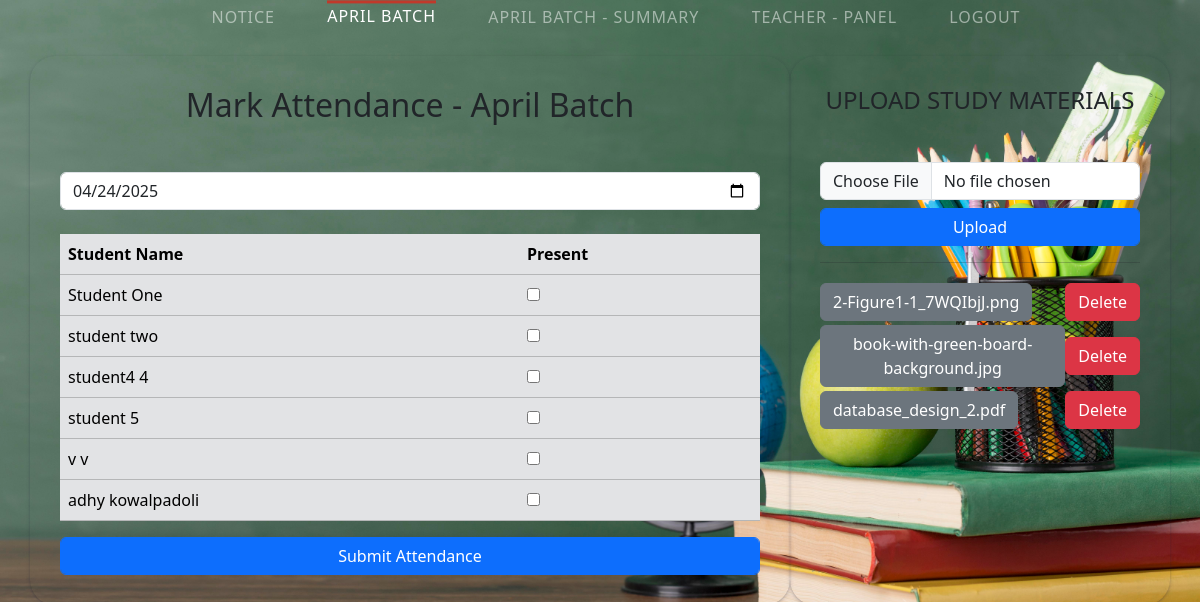
The app's page /mark_attendance/5/ (signed in) with its own data.
### AttendanceApp/models.py (models this page shows, shortened)
class Batch(models.Model):
    name = models.CharField(max_length = 120)
    start_date = models.DateField(blank = True, null = True)
    teacher = models.ForeignKey(Teacher, on_delete = models.SET_NULL, default = None, blank = True, null = True)
    status = models.CharField(max_length = 120, choices = BATCH_STATUS, default = "ONGOING", blank = True, null = True)

class Teacher(models.Model):
    name = models.CharField(max_length = 120)
    email = models.CharField(max_length = 120)
    password = models.CharField(max_length = 120)
    designation = models.CharField(max_length = 120)
    subject = models.CharField(max_length = 500)
    added_by = models.ForeignKey(Head,on_delete = models.SET_NULL, blank = True, null = True)

class Student(models.Model):
    first_name = models.CharField(max_length = 120)
    last_name = models.CharField(max_length = 120)
    phone = models.CharField(max_length = 120)
    email = models.CharField(max_length = 120)
    password = models.CharField(max_length = 120)
    parent = models.ForeignKey(Parent, on_delete = models.SET_NULL, default = None, blank = True, null = True)
    batch = models.ForeignKey(Batch, on_delete = models.SET_NULL, default = None, blank = True, null = True)

class StudyMaterial(models.Model):
    batch = models.ForeignKey(Batch, related_name='study_materials', on_delete=models.CASCADE)
    file = models.FileField(upload_to='study_materials/')
    file_name = models.CharField(max_length = 200, blank = True, null = True)
    uploaded_at = models.DateTimeField(auto_now_add=True)

### AttendanceApp/views.py (the view, shortened to what this page needs)
# urls.py: path('mark_attendance/<int:id>/', views.mark_attendance, name = "mark_attendance"),
def mark_attendance(request, id):
    batch = get_object_or_404(Batch, pk=id)
    students = batch.student_set.all()
    teacher = Teacher.objects.get(id = request.session['id'])
    default_date = timezone.now().date()
    attendances = Attendance.objects.filter(date = default_date, student__batch = batch)
    files = StudyMaterial.objects.filter(batch = batch)
    return render(request, 'mark_attendance.html', {'files':files, 'batch': batch, 'students': students, 'teacher':teacher, 'default_date': default_date, "attendances":attendances})

### templates/mark_attendance.html (shortened to what this page needs)
{% load static %}
<!DOCTYPE html>
<html lang="en">
<head>
    <link href="https://cdn.jsdelivr.net/npm/bootstrap@5.3.2/dist/css/bootstrap.min.css" rel="stylesheet">
</head>
<body>
    <ul class="snip1143">
      <li><a href="/notice/{{batch.id}}/" data-hover="Notice">Notice</a></li>
      <li class="current"><a href="#" data-hover="{{batch.name}}">{{batch.name}}</a></li>
      <li><a href="/batch_attendance_summary/{{batch.id}}/" data-hover="CHECK SUMMARY">{{batch.name}} - Summary</a></li>
      <li><a href="/teacher_panel/" data-hover="{{teacher.name}} - Panel">{{teacher.name}} - Panel</a></li>
      <li><a href="/logout/" data-hover="Logout">Logout</a></li>
    </ul>
    <div class="container">
      <div class="row">
        <div class="col-lg-8" style="border-radius: 25px;box-shadow: rgba(50, 50, 93, 0.25) 0px 2px 5px -1px, rgba(0, 0, 0, 0.3) 0px 1px 3px -1px;padding: 30px;">
          <center><h2>Mark Attendance - {{ batch.name }}</h2></center>
          <form method="post">
              <input class = "form-control mt-5" type="date" name="date" id="id_date" value="{{ default_date|date:'Y-m-d' }}" onchange="triggerButtonClick()">
              <br>
              <div class="panel-body table-responsive">
                <table class="table table-secondary">
                <thead>
                    <tr>
                    <th>Student Name</th>
                    <th>Present</th>
                    </tr>
                </thead>
                <tbody>
                  {% if attendances %}
                    {% for student in students %}
                      {% for attendance in attendances %}
                        {% if attendance.student == student %}
                        <tr>
                            <td>{{ student.first_name }} {{ student.last_name }}</td>
                            {% if attendance.is_present %}
                              <td><input type="checkbox" name="student_{{ student.id }}" checked></td>
                            {% else %}
                              <td><input type="checkbox" name="student_{{ student.id }}"></td>
                            {% endif %}
                        </tr>
                        {% endif %}
                      {% endfor %}
                    {% endfor %}
                  {% else %}
                    {% for student in students %}
                      <tr>
                          <td>{{ student.first_name }} {{ student.last_name }}</td>
                          <td><input type="checkbox" name="student_{{ student.id }}"></td>
                      </tr>
                    {% endfor %}
                  {% endif %}
                </tbody>
                </table>
              </div>
              <button type="submit" class="form-control btn btn-primary">Submit Attendance</button>
          </form>
        </div>
        <div class="col-lg-4" style="border-radius: 25px;box-shadow: rgba(50, 50, 93, 0.25) 0px 2px 5px -1px, rgba(0, 0, 0, 0.3) 0px 1px 3px -1px;padding: 30px;">
          <center><h4>UPLOAD STUDY MATERIALS</h4></center>
          <form method="post" enctype="multipart/form-data" action="/upload_file/" class="mt-5">
            <input type="file" name="file" class="form-control" required>
            <button type="submit" class="form-control btn btn-primary mt-2">Upload</button>
          </form>
          <hr>
          {% for file in files %}
            <div style="display: flex; justify-content: space-between; align-items: center; width: 100%;">
              <div style="flex-grow: 9;">
                  <a href="{% url 'download_study_material' file.id %}" class="btn btn-secondary mt-1">{{ file.file.name|cut:"study_materials/" }}</a>
              </div>
              <div style="flex-grow: 1; text-align: right;">
                  <a href="{% url 'delete_file' file.id %}" class="btn btn-danger mt-1" onclick="return confirm('Are you sure you want to delete this?');">Delete</a>
              </div>
            </div>
          {% endfor %}
        </div>
      </div>
    </div>
</body>
</html>

### records on screen
Batch: name "APRIL BATCH", name "April Batch"
Teacher: name "TEACHER"
Student: first_name "Student", last_name "One"
Student: first_name "student", last_name "two"
Student: first_name "student4", last_name "4"
Student: first_name "student", last_name "5"
Student: first_name "v", last_name "v"
Student: first_name "adhy", last_name "kowalpadoli"
StudyMaterial: file.name "2-Figure1-1_7WQIbjJ.png"
StudyMaterial: file.name "book-with-green-board-background.jpg"
StudyMaterial: file.name "database_design_2.pdf"
